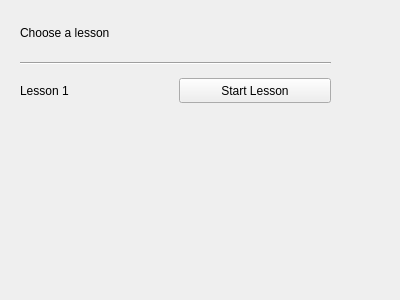
<?xml version="1.0" encoding="UTF-8"?>
<ui version="4.0">
 <class>Form</class>
 <widget class="QWidget" name="Form">
  <property name="geometry">
   <rect>
    <x>0</x>
    <y>0</y>
    <width>400</width>
    <height>300</height>
   </rect>
  </property>
  <property name="windowTitle">
   <string>Form</string>
  </property>
  <widget class="QWidget" name="verticalLayoutWidget">
   <property name="geometry">
    <rect>
     <x>20</x>
     <y>10</y>
     <width>311</width>
     <height>101</height>
    </rect>
   </property>
   <layout class="QVBoxLayout" name="verticalLayout">
    <property name="sizeConstraint">
     <enum>QLayout::SetMinimumSize</enum>
    </property>
    <item>
     <widget class="QLabel" name="label">
      <property name="minimumSize">
       <size>
        <width>229</width>
        <height>42</height>
       </size>
      </property>
      <property name="text">
       <string>Choose a lesson</string>
      </property>
     </widget>
    </item>
    <item>
     <widget class="Line" name="line">
      <property name="minimumSize">
       <size>
        <width>229</width>
        <height>3</height>
       </size>
      </property>
      <property name="orientation">
       <enum>Qt::Horizontal</enum>
      </property>
     </widget>
    </item>
    <item>
     <layout class="QHBoxLayout" name="horizontalLayout">
      <item>
       <widget class="QLabel" name="label_2">
        <property name="minimumSize">
         <size>
          <width>111</width>
          <height>40</height>
         </size>
        </property>
        <property name="text">
         <string>Lesson 1</string>
        </property>
       </widget>
      </item>
      <item>
       <widget class="QPushButton" name="lesson1Button">
        <property name="minimumSize">
         <size>
          <width>150</width>
          <height>25</height>
         </size>
        </property>
        <property name="text">
         <string>Start Lesson</string>
        </property>
       </widget>
      </item>
     </layout>
    </item>
   </layout>
  </widget>
 </widget>
 <resources/>
 <connections/>
</ui>
